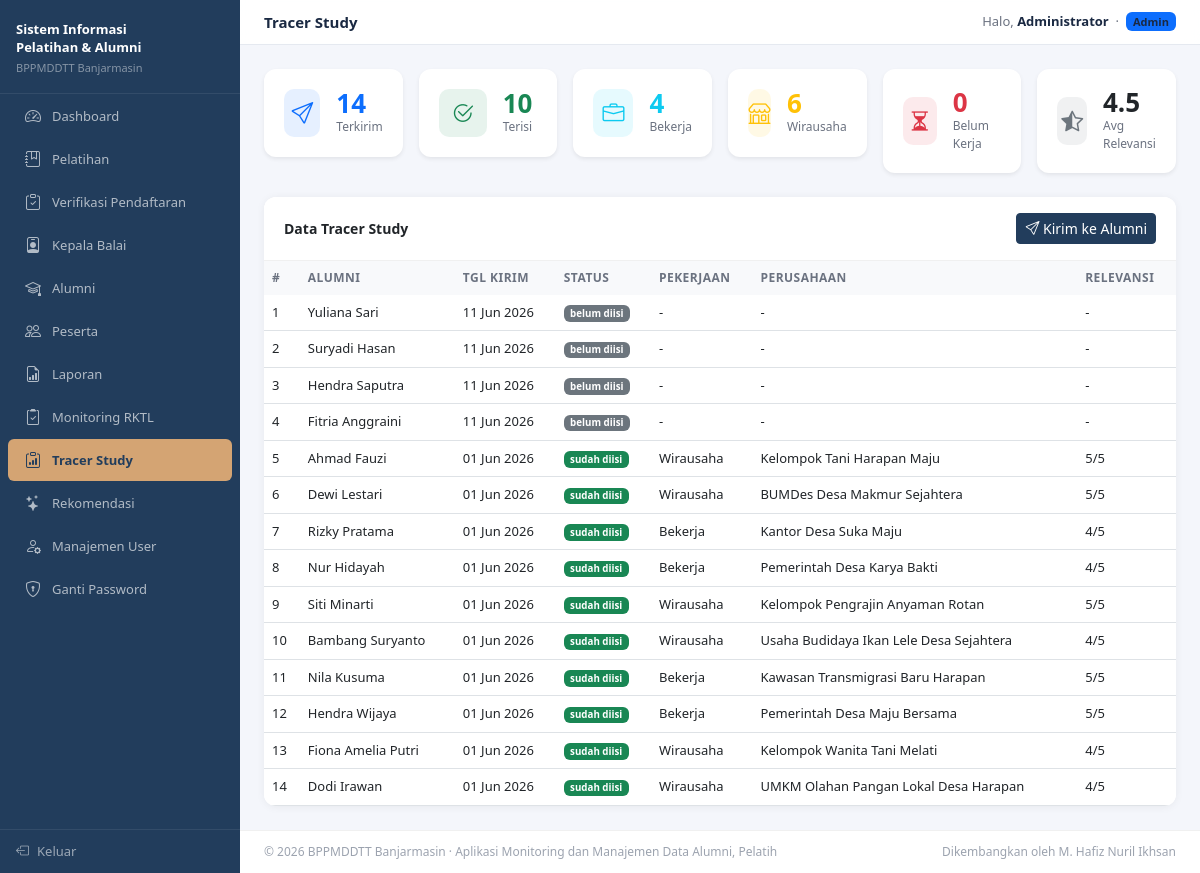
Page /login/admin/tracer.php (signed in) on the committed database.
### tables this page shows
CREATE TABLE `tracer_study` (
  `id` int(10) UNSIGNED NOT NULL,
  `alumni_id` int(10) UNSIGNED NOT NULL,
  `tanggal_kirim` timestamp NOT NULL DEFAULT current_timestamp(),
  `tanggal_isi` timestamp NULL DEFAULT NULL,
  `status_pengisian` enum('terkirim','sudah_diisi','belum_diisi') NOT NULL DEFAULT 'terkirim',
  `status_pekerjaan` enum('bekerja','wirausaha','belum_bekerja','melanjutkan_studi') DEFAULT NULL,
  `nama_perusahaan` varchar(200) DEFAULT NULL,
  `jabatan` varchar(150) DEFAULT NULL,
  `bidang_usaha` varchar(150) DEFAULT NULL,
  `gaji_range` varchar(50) DEFAULT NULL,
  `relevansi_pelatihan` tinyint(4) DEFAULT NULL COMMENT '1-5: seberapa relevan pelatihan dengan pekerjaan',
  `waktu_tunggu_kerja` tinyint(4) DEFAULT NULL COMMENT 'bulan dari lulus sampai kerja',
  `saran` text DEFAULT NULL,
  `created_at` timestamp NOT NULL DEFAULT current_timestamp(),
  `updated_at` timestamp NOT NULL DEFAULT current_timestamp() ON UPDATE current_timestamp()
);

CREATE TABLE `users` (
  `id` int(10) UNSIGNED NOT NULL,
  `name` varchar(100) NOT NULL,
  `email` varchar(150) NOT NULL,
  `password` varchar(255) NOT NULL,
  `role` enum('admin','instruktur','peserta','alumni','kepala') NOT NULL DEFAULT 'peserta',
  `is_active` tinyint(1) NOT NULL DEFAULT 1,
  `created_at` timestamp NOT NULL DEFAULT current_timestamp(),
  `updated_at` timestamp NOT NULL DEFAULT current_timestamp() ON UPDATE current_timestamp()
);

### login/admin/tracer.php (the view, shortened to what this page needs)
<?php
include 'header.php';
$stat = mysqli_fetch_assoc(mysqli_query($koneksi, "
    SELECT
        COUNT(*) as total,
        SUM(status_pengisian='sudah_diisi') as terisi,
        SUM(status_pekerjaan='bekerja') as bekerja,
        SUM(status_pekerjaan='wirausaha') as wirausaha,
        SUM(status_pekerjaan='belum_bekerja') as belum_kerja,
        SUM(status_pekerjaan='melanjutkan_studi') as studi,
        AVG(relevansi_pelatihan) as avg_relevansi
    FROM tracer_study
"));
$data = mysqli_query($koneksi, "
    SELECT ts.*, u.name as nama_alumni
    FROM tracer_study ts
    JOIN alumni a ON ts.alumni_id = a.id
    JOIN users u ON a.user_id = u.id
    ORDER BY ts.tanggal_kirim DESC
");
?>
<div class="row g-3 mb-4">
  <div class="col-sm-4 col-lg-2">
    <div class="stat-card bg-white shadow-sm">
      <div class="icon bg-primary bg-opacity-10 text-primary"><i class="bi bi-send"></i></div>
      <div><div class="val text-primary"><?= $stat['total'] ?></div><div class="lbl">Terkirim</div></div>
    </div>
  </div>
  <div class="col-sm-4 col-lg-2">
    <div class="stat-card bg-white shadow-sm">
      <div class="icon bg-success bg-opacity-10 text-success"><i class="bi bi-check2-circle"></i></div>
      <div><div class="val text-success"><?= $stat['terisi'] ?></div><div class="lbl">Terisi</div></div>
    </div>
  </div>
  <div class="col-sm-4 col-lg-2">
    <div class="stat-card bg-white shadow-sm">
      <div class="icon bg-info bg-opacity-10 text-info"><i class="bi bi-briefcase"></i></div>
      <div><div class="val text-info"><?= $stat['bekerja'] ?></div><div class="lbl">Bekerja</div></div>
    </div>
  </div>
  <div class="col-sm-4 col-lg-2">
    <div class="stat-card bg-white shadow-sm">
      <div class="icon bg-warning bg-opacity-10 text-warning"><i class="bi bi-shop"></i></div>
      <div><div class="val text-warning"><?= $stat['wirausaha'] ?></div><div class="lbl">Wirausaha</div></div>
    </div>
  </div>
  <div class="col-sm-4 col-lg-2">
    <div class="stat-card bg-white shadow-sm">
      <div class="icon bg-danger bg-opacity-10 text-danger"><i class="bi bi-hourglass-split"></i></div>
      <div><div class="val text-danger"><?= $stat['belum_kerja'] ?></div><div class="lbl">Belum Kerja</div></div>
    </div>
  </div>
  <div class="col-sm-4 col-lg-2">
    <div class="stat-card bg-white shadow-sm">
      <div class="icon bg-secondary bg-opacity-10 text-secondary"><i class="bi bi-star-half"></i></div>
      <div><div class="val"><?= number_format($stat['avg_relevansi'] ?? 0, 1) ?></div><div class="lbl">Avg Relevansi</div></div>
    </div>
  </div>
</div>
<div class="card">
  <div class="card-header d-flex justify-content-between align-items-center">
    <span>Data Tracer Study</span>
    <a href="tracer.php?kirim_semua=1" class="btn btn-sm btn-primary"
       onclick="return confirm('Kirim tracer study ke semua alumni yang belum menerima?')">
      <i class="bi bi-send"></i> Kirim ke Alumni
    </a>
  </div>
  <div class="table-responsive">
    <table class="table table-hover mb-0">
      <thead><tr><th>#</th><th>Alumni</th><th>Tgl Kirim</th><th>Status</th><th>Pekerjaan</th><th>Perusahaan</th><th>Relevansi</th></tr></thead>
      <tbody>
      <?php $no = 1; while ($row = mysqli_fetch_assoc($data)): ?>
        <tr>
          <td><?= $no++ ?></td>
          <td><?= htmlspecialchars($row['nama_alumni']) ?></td>
          <td><?= date('d M Y', strtotime($row['tanggal_kirim'])) ?></td>
          <td>
            <?php $sb=['sudah_diisi'=>'success','belum_diisi'=>'secondary','terkirim'=>'warning']; ?>
            <span class="badge bg-<?= $sb[$row['status_pengisian']] ?? 'secondary' ?>"><?= str_replace('_',' ', $row['status_pengisian']) ?></span>
          </td>
          <td><?= $row['status_pekerjaan'] ? ucfirst(str_replace('_',' ',$row['status_pekerjaan'])) : '-' ?></td>
          <td><?= htmlspecialchars($row['nama_perusahaan'] ?? '-') ?></td>
          <td><?= $row['relevansi_pelatihan'] ? $row['relevansi_pelatihan'].'/5' : '-' ?></td>
        </tr>
      <?php endwhile; ?>
      </tbody>
    </table>
  </div>
</div>
<?php include 'footer.php'; ?>

### login/assets/css/global.css (style rules this page uses)
.table-responsive { border-radius: 0 0 12px 12px; }
.table td, .table th { white-space: nowrap; }
body { background: transparent; }
.card { background: rgba(255, 255, 255, 0.95) !important; backdrop-filter: blur(4px); }

### login/admin/header.php (style rules this page uses)
:root { --sidebar-w: 240px; --sidebar-bg: #223D5C; --sidebar-hover: #2D4F7A; --accent: #D4A473; --primary: #223D5C; --primary-dark: #1A2D48; --gold: #D4A473; --teal: #4F9DB5; }
body { background: #f4f6fb; font-size: 14px; }
.stat-card { border: none; border-radius: 12px; padding: 20px; display: flex; align-items: center; gap: 16px; }
.stat-card .icon { width: 48px; height: 48px; border-radius: 10px; display: flex; align-items: center; justify-content: center; font-size: 22px; }
.stat-card .val { font-size: 26px; font-weight: 700; line-height: 1; }
.stat-card .lbl { font-size: 12px; color: #6b7280; margin-top: 2px; }
.card { border: none; border-radius: 12px; box-shadow: 0 1px 8px rgba(0,0,0,.06); }
.card-header { background: #fff; border-bottom: 1px solid #f0f0f0; font-weight: 600; font-size: 14px; border-radius: 12px 12px 0 0 !important; padding: 16px 20px; }
.table thead th { background: #f8f9fb; font-size: 12px; font-weight: 600; text-transform: uppercase; letter-spacing: .04em; color: #6b7280; border-bottom: none; }
.table td { vertical-align: middle; font-size: 13px; }
.btn-primary { background-color: var(--primary); border-color: var(--primary); }

### rows in the picture
tracer_study: users.name "Yuliana Sari", tanggal_kirim "11 Jun 2026", status_pengisian "belum diisi", nama_perusahaan "-"
tracer_study: users.name "Suryadi Hasan", tanggal_kirim "11 Jun 2026", status_pengisian "belum diisi", nama_perusahaan "-"
tracer_study: users.name "Hendra Saputra", tanggal_kirim "11 Jun 2026", status_pengisian "belum diisi", nama_perusahaan "-"
tracer_study: users.name "Fitria Anggraini", tanggal_kirim "11 Jun 2026", status_pengisian "belum diisi", nama_perusahaan "-"
tracer_study: users.name "Ahmad Fauzi", tanggal_kirim "01 Jun 2026", status_pengisian "sudah diisi", status_pekerjaan "Wirausaha", nama_perusahaan "Kelompok Tani Harapan Maju", relevansi_pelatihan "5"
tracer_study: users.name "Dewi Lestari", tanggal_kirim "01 Jun 2026", status_pengisian "sudah diisi", status_pekerjaan "Wirausaha", nama_perusahaan "BUMDes Desa Makmur Sejahtera", relevansi_pelatihan "5"
tracer_study: users.name "Rizky Pratama", tanggal_kirim "01 Jun 2026", status_pengisian "sudah diisi", status_pekerjaan "Bekerja", nama_perusahaan "Kantor Desa Suka Maju", relevansi_pelatihan "4"
tracer_study: users.name "Nur Hidayah", tanggal_kirim "01 Jun 2026", status_pengisian "sudah diisi", status_pekerjaan "Bekerja", nama_perusahaan "Pemerintah Desa Karya Bakti", relevansi_pelatihan "4"
tracer_study: users.name "Siti Minarti", tanggal_kirim "01 Jun 2026", status_pengisian "sudah diisi", status_pekerjaan "Wirausaha", nama_perusahaan "Kelompok Pengrajin Anyaman Rotan", relevansi_pelatihan "5"
tracer_study: users.name "Bambang Suryanto", tanggal_kirim "01 Jun 2026", status_pengisian "sudah diisi", status_pekerjaan "Wirausaha", nama_perusahaan "Usaha Budidaya Ikan Lele Desa Sejahtera", relevansi_pelatihan "4"
tracer_study: users.name "Nila Kusuma", tanggal_kirim "01 Jun 2026", status_pengisian "sudah diisi", status_pekerjaan "Bekerja", nama_perusahaan "Kawasan Transmigrasi Baru Harapan", relevansi_pelatihan "5"
tracer_study: users.name "Hendra Wijaya", tanggal_kirim "01 Jun 2026", status_pengisian "sudah diisi", status_pekerjaan "Bekerja", nama_perusahaan "Pemerintah Desa Maju Bersama", relevansi_pelatihan "5"
tracer_study: users.name "Fiona Amelia Putri", tanggal_kirim "01 Jun 2026", status_pengisian "sudah diisi", status_pekerjaan "Wirausaha", nama_perusahaan "Kelompok Wanita Tani Melati", relevansi_pelatihan "4"
tracer_study: users.name "Dodi Irawan", tanggal_kirim "01 Jun 2026", status_pengisian "sudah diisi", status_pekerjaan "Wirausaha", nama_perusahaan "UMKM Olahan Pangan Lokal Desa Harapan", relevansi_pelatihan "4"

### other values in the picture
$page_title "Tracer Study"
$_SESSION['nama'] "Administrator"
$stat['total'] "14"
$stat['terisi'] "10"
$stat['bekerja'] "4"
$stat['wirausaha'] "6"
$stat['belum_kerja'] "0"
$stat['avg_relevansi'] "4.5"
